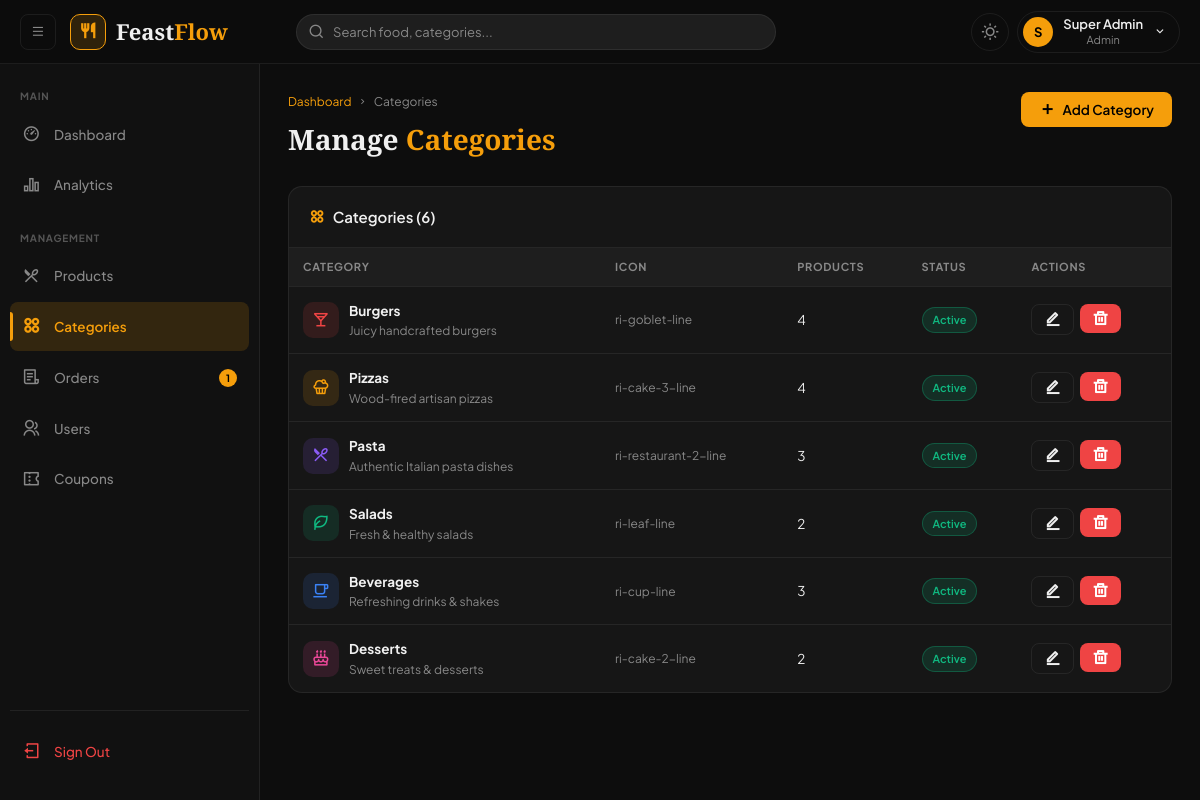
Screenshot of /admin/categories.php (signed in) with the database file from the repository.
### tables this page shows
CREATE TABLE IF NOT EXISTS `categories` (
    `id`          INT UNSIGNED NOT NULL AUTO_INCREMENT,
    `name`        VARCHAR(100) NOT NULL UNIQUE,
    `description` TEXT         NULL,
    `icon`        VARCHAR(100) NULL DEFAULT 'ri-restaurant-line',
    `color`       VARCHAR(20)  NULL DEFAULT '#f59e0b',
    `status`      ENUM('active','inactive') NOT NULL DEFAULT 'active',
    `sort_order`  INT          NOT NULL DEFAULT 0,
    `created_at`  TIMESTAMP    NOT NULL DEFAULT CURRENT_TIMESTAMP,
    PRIMARY KEY (`id`)
);

### config/database.php (called while the page is built, shortened)
<?php
function getPDO(): PDO {
    static $pdo = null;
    if ($pdo === null) {
        $dsn = "mysql:host=".DB_HOST.";dbname=".DB_NAME.";charset=".DB_CHARSET;
        $opts = [
            PDO::ATTR_ERRMODE            => PDO::ERRMODE_EXCEPTION,
            PDO::ATTR_DEFAULT_FETCH_MODE => PDO::FETCH_ASSOC,
            PDO::ATTR_EMULATE_PREPARES   => false,
        ];
        try {
            $pdo = new PDO($dsn, DB_USER, DB_PASS, $opts);
        } catch (PDOException $e) {
            error_log("DB Error: " . $e->getMessage());
            die(json_encode(['error' => 'Database connection failed.']));
        }
    }
    return $pdo;
}

### admin/categories.php (the view, shortened to what this page needs)
<?php
require_once __DIR__ . '/../includes/functions.php';
$categories = getCategories(false);
include __DIR__ . '/../includes/header.php';
?>
<div class="page-header">
  <div>
    <div class="breadcrumb"><a href="<?= APP_URL ?>/admin/dashboard.php">Dashboard</a><i class="ri-arrow-right-s-line"></i>Categories</div>
    <h1 class="page-title">Manage <span>Categories</span></h1>
  </div>
  <button class="btn btn-primary" onclick="document.getElementById('addModal').classList.add('open')"><i class="ri-add-line"></i> Add Category</button>
</div>
<div class="card">
  <div class="card-header"><div class="card-title"><i class="ri-apps-2-line"></i>Categories (<?= count($categories) ?>)</div></div>
  <div class="table-wrapper">
    <table>
      <thead><tr><th>Category</th><th>Icon</th><th>Products</th><th>Status</th><th>Actions</th></tr></thead>
      <tbody>
      <?php foreach ($categories as $c): ?>
      <tr>
        <td>
          <div style="display:flex;align-items:center;gap:10px">
            <div style="width:36px;height:36px;border-radius:10px;background:<?= htmlspecialchars($c['color']) ?>22;display:grid;place-items:center;color:<?= htmlspecialchars($c['color']) ?>;font-size:18px">
              <i class="<?= htmlspecialchars($c['icon']) ?>"></i>
            </div>
            <div>
              <div class="fw-bold"><?= sanitize($c['name']) ?></div>
              <div class="text-sm text-muted"><?= sanitize($c['description'] ?? '') ?></div>
            </div>
          </div>
        </td>
        <td class="text-sm text-muted"><?= sanitize($c['icon']) ?></td>
        <td><?= $c['product_count'] ?></td>
        <td><?= statusBadge($c['status']) ?></td>
        <td>
          <div style="display:flex;gap:6px">
            <button class="btn btn-outline btn-sm" onclick="editCat(<?= htmlspecialchars(json_encode($c)) ?>)"><i class="ri-edit-line"></i></button>
            <form method="POST" style="display:inline" onsubmit="return confirm('Delete this category?')">
              <button type="submit" class="btn btn-danger btn-sm"><i class="ri-delete-bin-line"></i></button>
            </form>
          </div>
        </td>
      </tr>
      <?php endforeach; ?>
      </tbody>
    </table>
  </div>
</div>
<?php include __DIR__ . '/../includes/footer.php'; ?>

### includes/functions.php (shortened to what this page needs)
<?php
function getCategories(bool $activeOnly = true): array {
    $sql = "SELECT c.*, COUNT(p.id) AS product_count FROM categories c LEFT JOIN products p ON p.category_id = c.id" . ($activeOnly ? " WHERE c.status='active'" : "") . " GROUP BY c.id ORDER BY c.sort_order";
    return getPDO()->query($sql)->fetchAll();
}
function sanitize(string $str): string {
    return htmlspecialchars(trim($str), ENT_QUOTES, 'UTF-8');
}
function statusBadge(string $status): string {
    $map = [
        'pending'          => ['class' => 'badge-warning',  'label' => 'Pending'],
        'confirmed'        => ['class' => 'badge-info',     'label' => 'Confirmed'],
        'preparing'        => ['class' => 'badge-primary',  'label' => 'Preparing'],
        'out_for_delivery' => ['class' => 'badge-purple',   'label' => 'Out for Delivery'],
        'delivered'        => ['class' => 'badge-success',  'label' => 'Delivered'],
        'cancelled'        => ['class' => 'badge-danger',   'label' => 'Cancelled'],
        'active'           => ['class' => 'badge-success',  'label' => 'Active'],
        'inactive'         => ['class' => 'badge-secondary','label' => 'Inactive'],
        'paid'             => ['class' => 'badge-success',  'label' => 'Paid'],
        'banned'           => ['class' => 'badge-danger',   'label' => 'Banned'],
    ];
    $b = $map[$status] ?? ['class' => 'badge-secondary', 'label' => ucfirst($status)];
    return "<span class=\"badge {$b['class']}\">{$b['label']}</span>";
}

### assets/css/style.css (style rules this page uses)
:root { --amber: #f59e0b; --amber-light: #fbbf24; --amber-dark: #d97706; --amber-glow: rgba(245, 158, 11, 0.15); --red: #ef4444; --green: #10b981; --blue: #3b82f6; --purple: #8b5cf6; --font-display: 'Playfair Display', Georgia, serif; --font-body: 'Plus Jakarta Sans', sans-serif; --transition: 0.2s ease; --transition-slow: 0.35s cubic-bezier(.4,0,.2,1); --shadow-sm: 0 1px 3px rgba(0,0,0,0.12); --shadow-md: 0 4px 16px rgba(0,0,0,0.18); --shadow-lg: 0 8px 32px rgba(0,0,0,0.24); --shadow-glow: 0 0 20px rgba(245,158,11,0.25); --sidebar-w: 260px; --topbar-h: 64px; --radius: 14px; --radius-sm: 8px; }
[data-theme="dark"] { --bg: #0d0d0d; --bg-card: #161616; --bg-input: #1e1e1e; --bg-hover: #1a1a1a; --bg-sidebar: #111111; --border: rgba(255,255,255,0.07); --border-focus: var(--amber); --text: #f0f0f0; --text-muted: #888888; --text-light: #555555; --topbar-bg: rgba(13,13,13,0.95); --overlay: rgba(0,0,0,0.6); }
*, *::before, *::after { box-sizing: border-box; margin: 0; padding: 0; }
html { scroll-behavior: smooth; }
body { font-family: var(--font-body); background: var(--bg); color: var(--text); font-size: 14px; line-height: 1.6; min-height: 100vh; transition: background var(--transition-slow), color var(--transition-slow); }
a { text-decoration: none; color: inherit; }
button { cursor: pointer; font-family: var(--font-body); }
.page-header { margin-bottom: 24px; display: flex; align-items: flex-start; justify-content: space-between; flex-wrap: wrap; gap: 12px; }
.page-title { font-family: var(--font-display); font-size: 28px; font-weight: 700; }
.page-title span { color: var(--amber); }
.breadcrumb { display: flex; align-items: center; gap: 6px; font-size: 12px; color: var(--text-muted); margin-bottom: 6px; }
.breadcrumb a { color: var(--amber); }
.breadcrumb i { font-size: 10px; }
.card { background: var(--bg-card); border: 1px solid var(--border); border-radius: var(--radius); overflow: hidden; transition: background var(--transition-slow), border-color var(--transition); }
.card-header { padding: 18px 20px; border-bottom: 1px solid var(--border); display: flex; align-items: center; justify-content: space-between; gap: 12px; }
.card-title { font-size: 15px; font-weight: 600; display: flex; align-items: center; gap: 8px; }
.card-title i { color: var(--amber); }
.table-wrapper { overflow-x: auto; }
table { width: 100%; border-collapse: collapse; font-size: 13.5px; }
thead th { padding: 10px 14px; text-align: left; font-size: 11px; font-weight: 700; color: var(--text-muted); letter-spacing: 0.06em; text-transform: uppercase; border-bottom: 1px solid var(--border); background: var(--bg-input); white-space: nowrap; }
tbody td { padding: 13px 14px; border-bottom: 1px solid var(--border); vertical-align: middle; }
tbody tr:last-child td { border-bottom: none; }
.badge { display: inline-flex; align-items: center; gap: 4px; padding: 3px 10px; border-radius: 50px; font-size: 11px; font-weight: 600; white-space: nowrap; }
.badge-success { background: rgba(16,185,129,0.15); color: var(--green); border: 1px solid rgba(16,185,129,0.3); }
.btn { display: inline-flex; align-items: center; gap: 7px; padding: 9px 18px; border-radius: var(--radius-sm); font-size: 13.5px; font-weight: 600; border: none; cursor: pointer; transition: all var(--transition); white-space: nowrap; text-decoration: none; }
.btn i { font-size: 16px; }
.btn-primary { background: var(--amber); color: #000; }
.btn-outline { background: none; border: 1px solid var(--border); color: var(--text); }
.btn-danger { background: var(--red); color: #fff; }
.btn-sm { padding: 6px 12px; font-size: 12px; }
.text-muted { color: var(--text-muted); }
.text-sm { font-size: 12px; }
.fw-bold { font-weight: 700; }

### rows the page displays
categories: name "Burgers", description "Juicy handcrafted burgers", icon "ri-goblet-line", product_count "4", status "Active"
categories: name "Pizzas", description "Wood-fired artisan pizzas", icon "ri-cake-3-line", product_count "4", status "Active"
categories: name "Pasta", description "Authentic Italian pasta dishes", icon "ri-restaurant-2-line", product_count "3", status "Active"
categories: name "Salads", description "Fresh & healthy salads", icon "ri-leaf-line", product_count "2", status "Active"
categories: name "Beverages", description "Refreshing drinks & shakes", icon "ri-cup-line", product_count "3", status "Active"
categories: name "Desserts", description "Sweet treats & desserts", icon "ri-cake-2-line", product_count "2", status "Active"

### other values shown
substr($_SESSION['user_name'] ?? 'U', 0, 1) "S"
$_SESSION['user_name'] "Super Admin"
$_SESSION['user_role'] "Admin"
$pending "1"
count($categories) "6"
